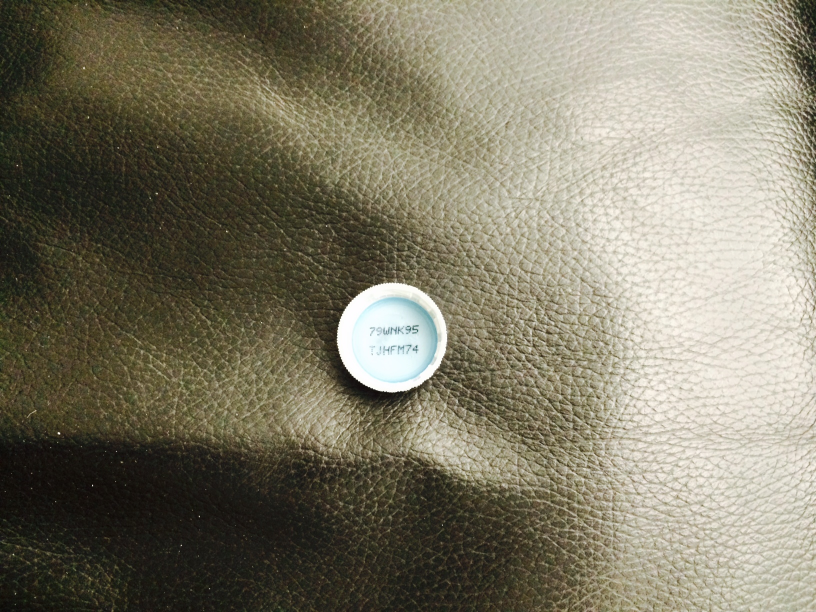
//> input picture FullSizeRender.jpg, 1632 x 1224 px (shown at 1/2 size)
$ ./main   (built with g++ and OpenCV 4)
//> lines starting //> are read from the running program, lines starting //| are printed output that depends on the picture
// build command g++ -o test main.cpp -I/opt/local/include -L/opt/local/lib -lopencv_highgui.2.4.10 -lopencv_core.2.4.10 -lopencv_imgproc.2.4.10

#include <opencv2/core/core.hpp>
#include <opencv2/highgui/highgui.hpp>
#include <opencv2/imgproc/imgproc.hpp>
#include <iostream>

int main(){

    cv::Mat image = cv::imread("/Users/jcombs/Desktop/MessWithOpenCV/FullSizeRender.jpg");
//> image is the input picture: 1224 rows x 1632 cols, CV_8UC3; mean B, G, R 103.7, 122.3, 127.2
	// std::cout << image;
    cv::Mat contours;
    cv::Mat gray_image;

	std::vector<cv::Mat> channels;
	cv::Mat hsv;
	cv::cvtColor( image, hsv, CV_RGB2HSV );
//> hsv: 1224 rows x 1632 cols, CV_8UC3; mean H, S, V 95.4, 64.9, 127.6
	cv::split(hsv, channels);
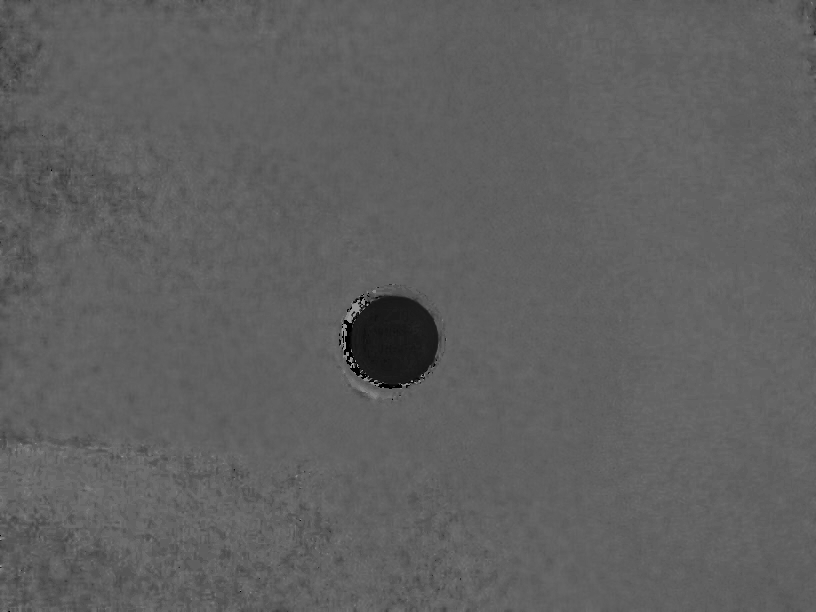
//> channels[0]: 1224 rows x 1632 cols, CV_8UC1 (shown at 1/2 size); min 0, max 174, mean 95.4
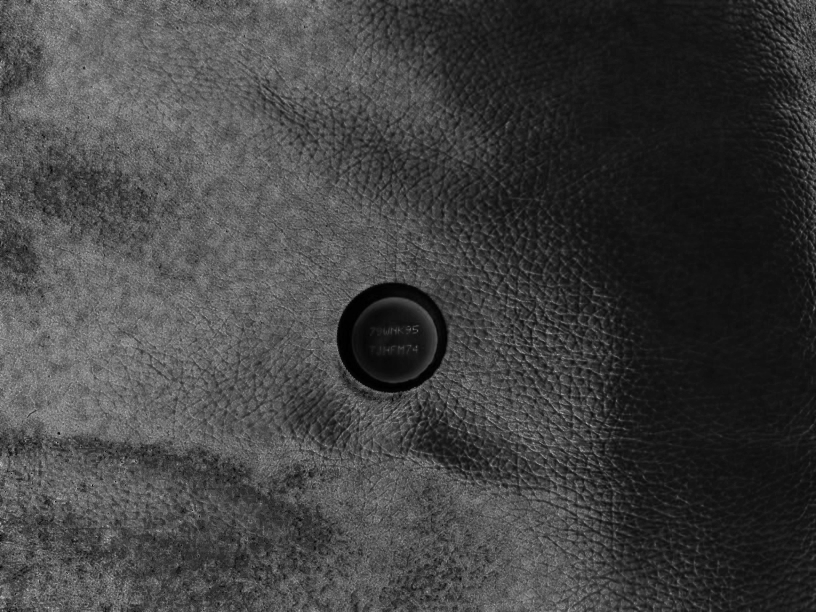
//> channels[1]: 1224 rows x 1632 cols, CV_8UC1 (shown at 1/2 size); min 0, max 255, mean 64.9
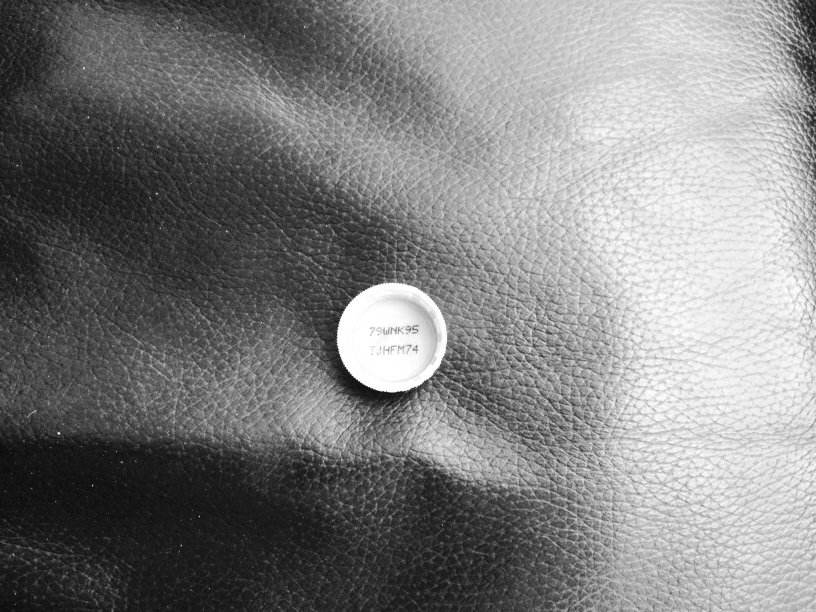
//> channels[2]: 1224 rows x 1632 cols, CV_8UC1 (shown at 1/2 size); min 5, max 255, mean 127.6
	gray_image = channels[0];

    cv::Canny(image,contours,30,350);
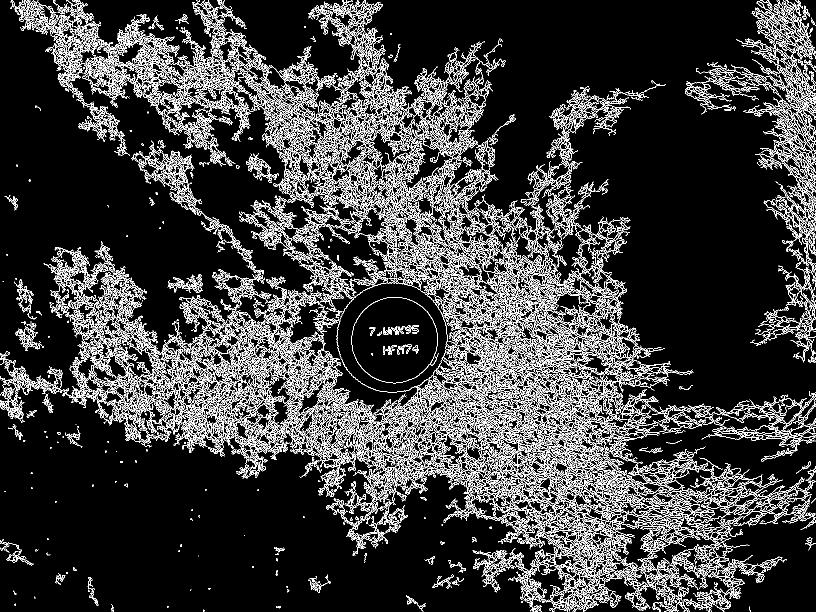
//> contours: 1224 rows x 1632 cols, CV_8UC1 (shown at 1/2 size); 14.5% white in thin lines or dots

    cv::namedWindow("Image");
    cv::imshow("Image",image);

    cv::namedWindow("Gray");
    cv::imshow("Gray",gray_image);

    cv::namedWindow("Canny");
    cv::imshow("Canny",contours);
    cv::waitKey(0);
}

$ run again, with test.jpg copied over FullSizeRender.jpg
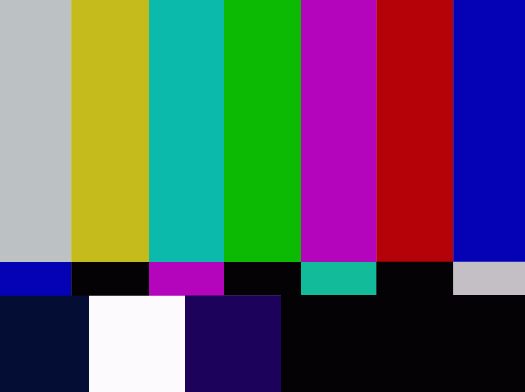
//> input picture test.jpg, 525 x 392 px
//> image is the input picture: 392 rows x 525 cols, CV_8UC3; mean B, G, R 99.5, 89.7, 92.3
//> hsv: 392 rows x 525 cols, CV_8UC3; mean H, S, V 107.1, 194.6, 152.8
//> `cv::split(hsv, channels);`:
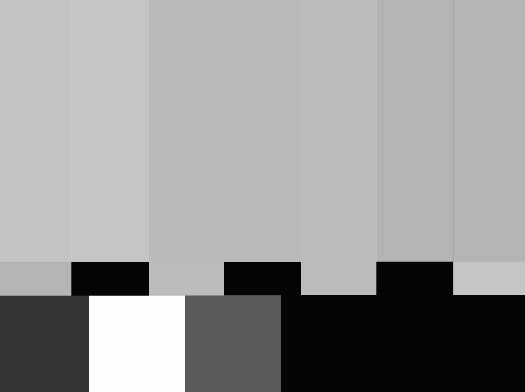
//> channels[2]: 392 rows x 525 cols, CV_8UC1; min 2, max 253, mean 152.8
//> `cv::Canny(image,contours,30,350);`:
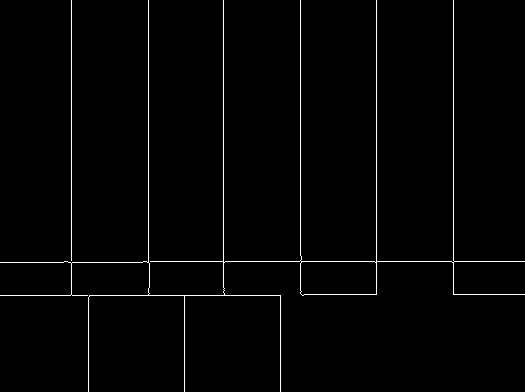
//> contours: 392 rows x 525 cols, CV_8UC1; 1.5% white in thin lines or dots

$ run again, with test2.jpg copied over FullSizeRender.jpg
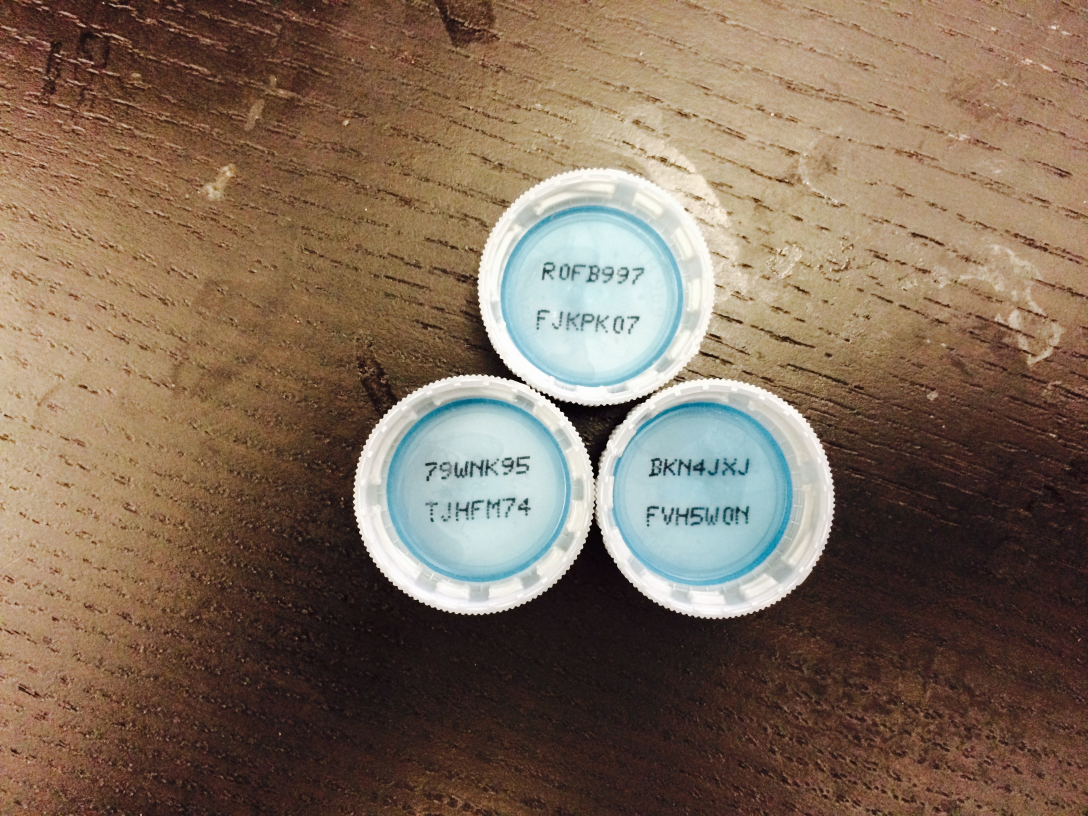
//> input picture test2.jpg, 3264 x 2448 px (shown at 1/3 size)
//> image is the input picture: 2448 rows x 3264 cols, CV_8UC3; mean B, G, R 89.6, 107.4, 127.3
//> hsv: 2448 rows x 3264 cols, CV_8UC3; mean H, S, V 100.1, 99.4, 131.1
//> `cv::split(hsv, channels);`:
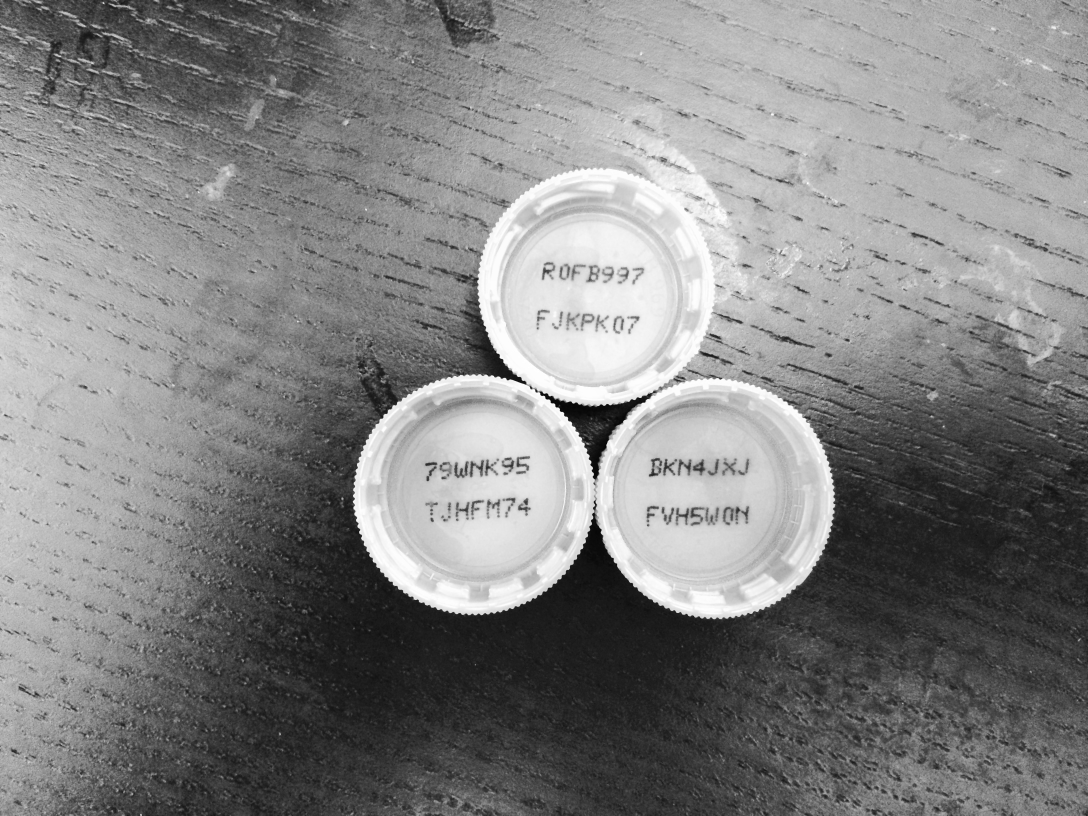
//> channels[2]: 2448 rows x 3264 cols, CV_8UC1 (shown at 1/3 size); min 1, max 255, mean 131.1
//> `cv::Canny(image,contours,30,350);`:
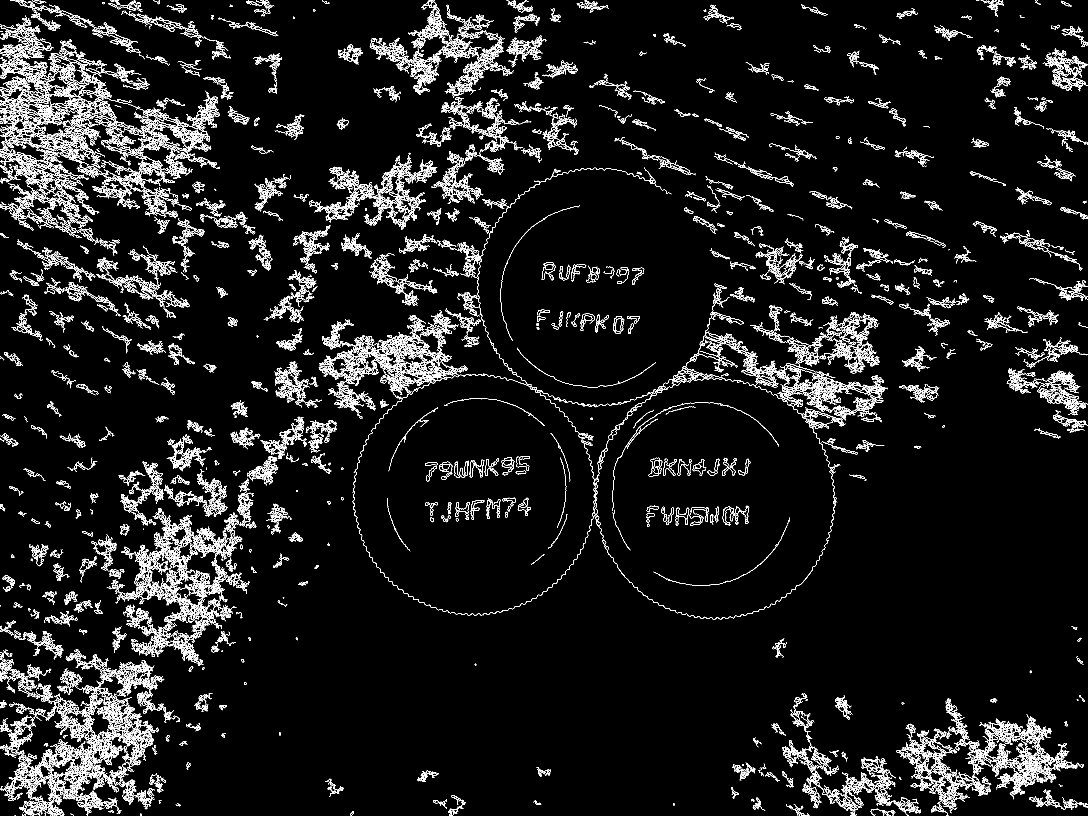
//> contours: 2448 rows x 3264 cols, CV_8UC1 (shown at 1/3 size); 5% white in thin lines or dots
